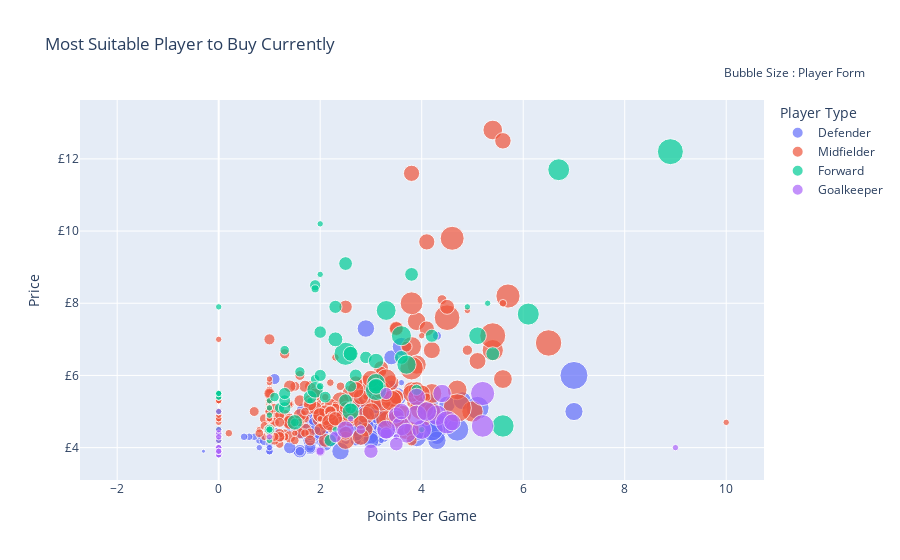

Source (notebook cell):
### Markdown cell above
#### Most Suitable Player to Buy Currently
[Move to top](#Fantasy-Premier-League---Player-Selector)

### Code cell
cf.go_offline()

df = players_details[['form','points_per_game','now_cost','team_name','singular_name','first_name','web_name']]
df["now_cost"] = df["now_cost"]/10
df.points_per_game = pd.to_numeric(df.points_per_game)
df.rename(columns = {'singular_name' : "Player Type"}, inplace = True)
df["name"] = df["first_name"] + ' ' + df["web_name"]
fig = px.scatter(df, x='points_per_game', 
                 y='now_cost',  
                 size = (players_details["form"].astype(float).values + abs(players_details["form"].astype(float).values.min()))*1.5, 
                 hover_name = "name",
                 hover_data= ["team_name"],
                 color ="Player Type",
                 title = "Most Suitable Player to Buy Currently"
                )
fig['layout']['yaxis'].update({'title': 'Price', 'tickprefix': '£'})
fig['layout']['xaxis'].update({'title': 'Points Per Game'})
fig.update_layout(
    showlegend=True,
    annotations=[
        dict(
            x=1.15,
            y=1.10,
            xref="paper",
            yref="paper",
            showarrow=False,
            text="Bubble Size : Player Form"
        )
    ]
)

fig.show()

### Figure 1 — Plotly figure (JSON) as saved in the notebook; plotly's stock layout.template omitted (floating-point values rounded to 4 significant figures; data arrays with more than 128 entries replaced by an {"elided": "..."} marker saying what was removed)
{"data": [{"customdata": {"elided": "239x1 str values"}, "hovertemplate": "<b>%{hovertext}</b><br><br>Player Type=Defender<br>points_per_game=%{x}<br>now_cost=%{y}<br>size=%{marker.size}<br>team_name=%{customdata[0]}<extra></extra>", "hovertext": {"elided": "239 str values"}, "legendgroup": "Defender", "marker": {"color": "#636efa", "size": {"elided": "239 float values"}, "sizemode": "area", "sizeref": 0.03637, "symbol": "circle"}, "mode": "markers", "name": "Defender", "orientation": "v", "showlegend": true, "type": "scatter", "x": {"elided": "239 float values"}, "xaxis": "x", "y": {"elided": "239 float values"}, "yaxis": "y"}, {"customdata": {"elided": "306x1 str values"}, "hovertemplate": "<b>%{hovertext}</b><br><br>Player Type=Midfielder<br>points_per_game=%{x}<br>now_cost=%{y}<br>size=%{marker.size}<br>team_name=%{customdata[0]}<extra></extra>", "hovertext": {"elided": "306 str values"}, "legendgroup": "Midfielder", "marker": {"color": "#EF553B", "size": {"elided": "306 float values"}, "sizemode": "area", "sizeref": 0.03637, "symbol": "circle"}, "mode": "markers", "name": "Midfielder", "orientation": "v", "showlegend": true, "type": "scatter", "x": {"elided": "306 float values"}, "xaxis": "x", "y": {"elided": "306 float values"}, "yaxis": "y"}, {"customdata": [["Arsenal"], ["Arsenal"], ["Arsenal"], ["Aston Villa"], ["Aston Villa"], ["Aston Villa"], ["Bournemouth"], ["Bournemouth"], ["Bournemouth"], ["Bournemouth"], ["Bournemouth"], ["Bournemouth"], ["Brentford"], ["Brentford"], ["Brentford"], ["Brentford"], ["Brighton"], ["Brighton"], ["Brighton"], ["Brighton"], ["Chelsea"], ["Chelsea"], ["Chelsea"], ["Chelsea"], ["Chelsea"], ["Chelsea"], ["Crystal Palace"], ["Crystal Palace"], ["Crystal Palace"], ["Crystal Palace"], ["Crystal Palace"], ["Everton"], ["Everton"], ["Everton"], ["Everton"], ["Everton"], ["Fulham"], ["Fulham"], ["Fulham"], ["Fulham"], ["Fulham"], ["Leicester"], ["Leicester"], ["Leicester"], ["Leeds"], ["Leeds"], ["Leeds"], ["Leeds"], ["Leeds"], ["Leeds"], ["Leeds"], ["Liverpool"], ["Liverpool"], ["Liverpool"], ["Man City"], ["Man City"], ["Man City"], ["Man Utd"], ["Man Utd"], ["Man Utd"], ["Man Utd"], ["Newcastle"], ["Newcastle"], ["Newcastle"], ["Nott'm Forest"], ["Nott'm Forest"], ["Nott'm Forest"], ["Nott'm Forest"], ["Nott'm Forest"], ["Nott'm Forest"], ["Nott'm Forest"], ["Southampton"], ["Southampton"], ["Southampton"], ["Southampton"], ["Spurs"], ["Spurs"], ["Spurs"], ["Spurs"], ["West Ham"], ["West Ham"], ["West Ham"], ["West Ham"], ["Wolves"], ["Wolves"], ["Wolves"], ["Wolves"], ["Wolves"], ["Wolves"]], "hovertemplate": "<b>%{hovertext}</b><br><br>Player Type=Forward<br>points_per_game=%{x}<br>now_cost=%{y}<br>size=%{marker.size}<br>team_name=%{customdata[0]}<extra></extra>", "hovertext": ["Eddie Nketiah", "Gabriel Jesus", "Nathan Butler-Oyedeji", "Ollie Watkins", "Keinan Davis", "Cameron Archer", "Kieffer Moore", "Dominic Solanke", "Christian Saydee", "Daniel Adu-Adjei", "Dominic Sadi", "Euan Pollock", "Ivan Toney", "Bryan Mbeumo", "Marcus Forss", "Halil Dervişoğlu", "Danny Welbeck", "Deniz Undav", "Julio Enciso", "Evan Ferguson", "Timo Werner", "Kai Havertz", "Armando Broja", "Pierre-Emerick Aubameyang", "David Datro D.D.Fofana", "João João Félix", "Christian Benteke", "Odsonne Edouard", "Jean-Philippe Mateta", "Luke Plange", "John-Kymani Gordon", "Neal Maupay", "Salomón Rondón", "Dominic Calvert-Lewin", "Thomas Cannon", "Ellis Simms", "Aleksandar Mitrović", "Rodrigo Muniz", "Jay Stansfield", "Terry Ablade", "Carlos Vinícius Vinícius", "Jamie Vardy", "Kelechi Iheanacho", "Patson Daka", "Patrick Bamford", "Sam Greenwood", "Joe Gelhardt", "Wilfried Gnonto", "Mateo Joseph Mateo Joseph", "Sonny Perkins", "Georginio Rutter", "Roberto Firmino", "Diogo Diogo Jota", "Darwin Darwin", "Erling Haaland", "Julián Álvarez", "Liam Delap", "Cristiano Ronaldo Ronaldo", "Anthony Martial", "Shola Shoretire", "Wout Weghorst", "Callum Wilson", "Dwight Gayle", "Alexander Isak", "Chris Wood", "Lyle Lyle Taylor", "Sam Surridge", "Brennan Johnson", "Taiwo Awoniyi", "Emmanuel Dennis", "Dale Dale Taylor", "Adam A.Armstrong", "Che Adams", "Sékou Mara", "Jimmy Morgan", "Harry Kane", "Dane Scarlett", "Troy Parrott", "Richarlison Richarlison", "Danny Ings", "Michail Antonio", "Gianluca Scamacca", "Divin Mubama", "Raúl Jiménez", "Fabio Fabio Silva", "Sasa Kalajdžić", "Diego Diego Costa", "Nathan Fraser", "Matheus Cunha"], "legendgroup": "Forward", "marker": {"color": "#00cc96", "size": [9.75, 0.75, 0.75, 7.35, 0.75, 0.75, 3.45, 2.25, 0.75, 0.75, 0.75, 0.75, 8.85, 6.15, 0.75, 0.75, 2.85, 0.75, 1.35, 9.15, 0.75, 7.2, 0.75, 2.25, 0.75, 0.0, 0.75, 2.55, 1.95, 0.75, 0.75, 1.65, 0.75, 3.15, 1.05, 1.8, 5.7, 0.75, 0.75, 0.75, 3.45, 3.45, 1.95, 2.55, 2.85, 2.85, 2.85, 5.25, 0.75, 0.75, 0.75, 0.75, 0.75, 3.45, 12.3, 3.0, 0.75, 0.75, 3.45, 0.75, 2.7, 3.15, 0.75, 3.45, 4.95, 0.75, 4.35, 8.25, 4.65, 1.05, 0.75, 2.55, 6.75, 2.55, 0.75, 8.7, 0.75, 0.75, 1.2, 4.35, 4.05, 4.05, 1.05, 1.65, 0.75, 0.75, 1.65, 0.75, 2.7], "sizemode": "area", "sizeref": 0.03637, "symbol": "circle"}, "mode": "markers", "name": "Forward", "orientation": "v", "showlegend": true, "type": "scatter", "x": [2.5, 4.9, 0.0, 3.6, 0.0, 1.0, 2.5, 3.9, 0.0, 0.0, 0.0, 0.0, 6.1, 3.1, 0.0, 4.0, 2.9, 1.0, 1.5, 5.6, 0.0, 3.3, 1.8, 1.9, 0.0, -2.0, 0.0, 2.6, 1.2, 0.0, 0.0, 1.9, 1.0, 2.3, 1.0, 1.0, 5.1, 0.0, 2.3, 0.0, 1.8, 2.5, 1.6, 2.6, 2.0, 2.2, 1.3, 2.6, 1.0, 0.0, 0.0, 5.3, 2.0, 3.8, 8.9, 2.7, 0.0, 2.0, 3.6, 0.0, 2.0, 4.2, 0.0, 5.4, 1.9, 0.0, 1.5, 3.1, 3.1, 2.0, 0.0, 2.1, 3.7, 1.3, 0.0, 6.7, 0.0, 0.0, 1.9, 3.1, 2.3, 2.6, 1.0, 1.3, 0.0, 1.0, 1.1, 0.0, 1.3], "xaxis": "x", "y": [6.6, 7.9, 4.5, 7.1, 5.4, 4.2, 5.3, 5.6, 4.5, 4.5, 4.5, 4.5, 7.7, 5.8, 4.5, 4.5, 6.5, 5.1, 4.7, 4.6, 7.9, 7.8, 5.3, 8.5, 5.0, 7.5, 5.5, 5.1, 5.1, 4.5, 4.5, 5.9, 4.9, 7.9, 4.5, 4.5, 7.1, 5.4, 4.5, 4.5, 5.4, 9.1, 6.1, 5.7, 7.2, 4.2, 5.1, 5.0, 4.5, 4.5, 5.5, 8.0, 8.8, 8.8, 12.2, 6.0, 4.4, 10.2, 6.5, 4.5, 6.0, 7.1, 4.5, 6.6, 5.6, 4.2, 4.7, 5.6, 5.7, 5.7, 4.5, 5.4, 6.3, 5.3, 4.5, 11.7, 4.5, 4.5, 8.4, 6.4, 7.0, 6.6, 4.5, 6.7, 5.5, 5.3, 5.4, 4.5, 5.5], "yaxis": "y"}, {"customdata": [["Arsenal"], ["Arsenal"], ["Arsenal"], ["Aston Villa"], ["Aston Villa"], ["Aston Villa"], ["Aston Villa"], ["Bournemouth"], ["Bournemouth"], ["Bournemouth"], ["Bournemouth"], ["Brentford"], ["Brentford"], ["Brentford"], ["Brentford"], ["Brighton"], ["Brighton"], ["Brighton"], ["Chelsea"], ["Chelsea"], ["Chelsea"], ["Crystal Palace"], ["Crystal Palace"], ["Crystal Palace"], ["Crystal Palace"], ["Crystal Palace"], ["Everton"], ["Everton"], ["Everton"], ["Fulham"], ["Fulham"], ["Fulham"], ["Leicester"], ["Leicester"], ["Leicester"], ["Leicester"], ["Leeds"], ["Leeds"], ["Leeds"], ["Liverpool"], ["Liverpool"], ["Liverpool"], ["Liverpool"], ["Man City"], ["Man City"], ["Man City"], ["Man City"], ["Man Utd"], ["Man Utd"], ["Man Utd"], ["Man Utd"], ["Man Utd"], ["Newcastle"], ["Newcastle"], ["Newcastle"], ["Newcastle"], ["Nott'm Forest"], ["Nott'm Forest"], ["Nott'm Forest"], ["Nott'm Forest"], ["Southampton"], ["Southampton"], ["Southampton"], ["Southampton"], ["Spurs"], ["Spurs"], ["Spurs"], ["West Ham"], ["West Ham"], ["West Ham"], ["Wolves"], ["Wolves"], ["Wolves"]], "hovertemplate": "<b>%{hovertext}</b><br><br>Player Type=Goalkeeper<br>points_per_game=%{x}<br>now_cost=%{y}<br>size=%{marker.size}<br>team_name=%{customdata[0]}<extra></extra>", "hovertext": ["Aaron Ramsdale", "Matt Turner", "Karl Hein", "Emiliano Martínez", "Robin Olsen", "Filip Marschall", "Viljami Sinisalo", "Mark Travers", "Will Dennis", "Norberto Neto", "Cameron Plain", "David Raya", "Ellery Balcombe", "Thomas Strakosha", "Matthew Cox", "Jason Steele", "Robert Sánchez", "Kjell Scherpen", "Kepa Arrizabalaga", "Edouard Mendy", "Marcus Bettinelli", "Vicente Guaita", "Sam Johnstone", "Remi Matthews", "Joseph Whitworth", "Owen Goodman", "Asmir Begović", "Jordan Pickford", "Eldin Jakupović", "Bernd Leno", "Paulo Gazzaniga", "Marek Rodák", "Kasper Schmeichel", "Danny Ward", "Daniel Iversen", "Alex Smithies", "Kristoffer Klaesson", "Illan Meslier", "Joel Robles", "Alisson Alisson", "Caoimhin Kelleher", "Adrián Adrián", "Harvey H.Davies", "Ederson Ederson", "Zack Steffen", "Stefan Ortega", "Scott Carson", "Jack Butland", "David De Gea", "Tom Heaton", "Matej Kovár", "Nathan Bishop", "Karl Darlow", "Martin Dubravka", "Nick Pope", "Loris Karius", "Brice Samba", "Dean Henderson", "Wayne Hennessey", "Jordan Smith", "Alex McCarthy", "Mateusz Lis", "Gavin Bazunu", "Willy Caballero", "Hugo Lloris", "Fraser Forster", "Brandon Austin", "Lukasz Fabianski", "Alphonse Areola", "Darren Randolph", "José Sá", "Matija Šarkić", "Jackson Smith"], "legendgroup": "Goalkeeper", "marker": {"color": "#ab63fa", "size": [7.65, 0.75, 0.75, 4.65, 3.75, 0.75, 0.75, 2.55, 0.75, 1.65, 0.75, 9.75, 0.75, 0.75, 0.75, 0.75, 7.05, 0.75, 9.3, 0.75, 0.75, 7.2, 0.75, 0.75, 0.75, 0.75, 0.75, 2.85, 0.75, 7.05, 0.75, 0.75, 0.75, 3.45, 0.75, 0.75, 0.75, 6.45, 0.75, 6.15, 0.75, 0.75, 0.75, 5.7, 0.75, 0.75, 0.75, 0.75, 7.5, 0.75, 0.75, 0.75, 0.75, 0.75, 10.65, 0.75, 0.75, 5.25, 1.95, 0.75, 0.75, 0.75, 5.55, 0.75, 2.7, 1.2, 0.75, 4.95, 0.75, 0.75, 7.05, 0.75, 0.75], "sizemode": "area", "sizeref": 0.03637, "symbol": "circle"}, "mode": "markers", "name": "Goalkeeper", "orientation": "v", "showlegend": true, "type": "scatter", "x": [4.3, 0.0, 0.0, 3.5, 3.0, 0.0, 0.0, 2.3, 0.0, 2.8, 0.0, 4.5, 0.0, 0.0, 0.0, 0.0, 3.6, 0.0, 5.2, 2.6, 0.0, 3.7, 0.0, 0.0, 0.0, 0.0, 9.0, 3.3, 0.0, 4.0, 0.0, 3.5, 0.0, 3.5, 0.0, 0.0, 0.0, 3.3, 0.0, 4.4, 0.0, 0.0, 0.0, 3.9, 0.0, 0.0, 0.0, 0.0, 3.9, 0.0, 0.0, 0.0, 0.0, 0.0, 5.2, 0.0, 0.0, 4.6, 2.0, 0.0, 0.0, 0.0, 2.5, 0.0, 3.3, 2.0, 0.0, 3.6, 1.0, 0.0, 4.1, 0.0, 0.0], "xaxis": "x", "y": [4.9, 3.9, 4.0, 4.9, 3.9, 4.0, 4.0, 4.3, 3.9, 4.5, 4.0, 4.7, 4.0, 4.3, 3.9, 3.9, 4.6, 4.0, 4.6, 4.8, 4.0, 4.4, 4.4, 4.0, 4.0, 4.0, 4.0, 4.4, 4.0, 4.5, 4.0, 4.3, 5.0, 4.1, 3.9, 4.0, 3.9, 4.5, 4.0, 5.5, 4.0, 3.9, 4.0, 5.4, 4.0, 3.8, 3.8, 4.4, 4.9, 3.9, 4.0, 4.0, 3.9, 4.2, 5.5, 4.0, 4.5, 4.7, 3.9, 4.0, 4.3, 4.0, 4.5, 3.9, 5.5, 3.9, 3.9, 5.0, 4.3, 4.0, 5.0, 3.9, 3.9], "yaxis": "y"}], "layout": {"annotations": [{"showarrow": false, "text": "Bubble Size : Player Form", "x": 1.15, "xref": "paper", "y": 1.1, "yref": "paper"}], "legend": {"itemsizing": "constant", "title": {"text": "Player Type"}, "tracegroupgap": 0}, "showlegend": true, "title": {"text": "Most Suitable Player to Buy Currently"}, "xaxis": {"anchor": "y", "domain": [0.0, 1.0], "title": {"text": "Points Per Game"}}, "yaxis": {"anchor": "x", "domain": [0.0, 1.0], "tickprefix": "£", "title": {"text": "Price"}}}}
